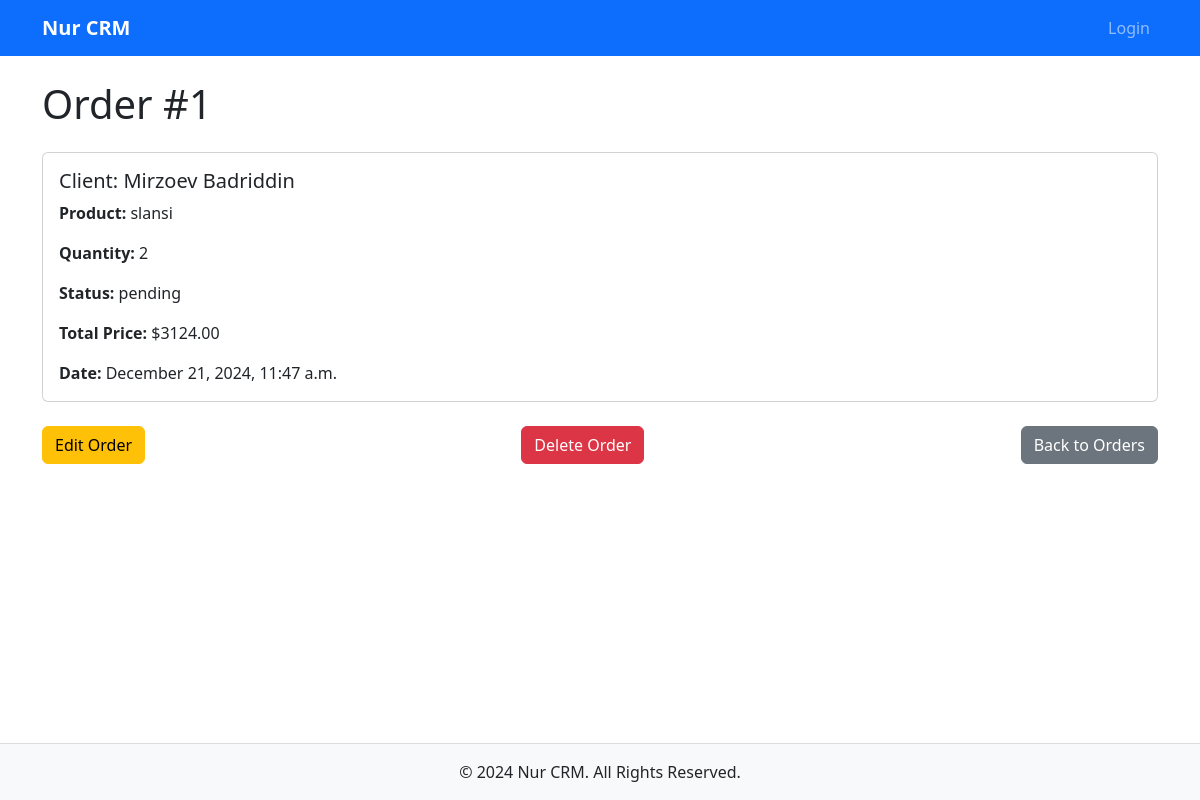
/nur/orders/1/, run on the app's committed database.
### Nur/models.py (models this page shows, shortened)
class Order(models.Model):
    user = models.ForeignKey("Nur.CustomUser", on_delete=models.CASCADE)
    client = models.ForeignKey("Nur.Client", on_delete=models.CASCADE, related_name="orders")
    product = models.ForeignKey("Nur.Product", on_delete=models.CASCADE, related_name="orders")
    quantity = models.PositiveIntegerField(default=0)
    price_at_purchase = models.DecimalField(max_digits=15, decimal_places=2)
    total_price = models.DecimalField(max_digits=15, decimal_places=2)
    created_at = models.DateTimeField(auto_now_add=True)
    status = models.CharField(max_length=50, choices=[('pending', 'Pending'), ('completed', 'Completed'), ('cancelled', 'Cancelled')])

class Client(models.Model):
    user = models.ForeignKey("Nur.CustomUser", on_delete=models.CASCADE, related_name="clients")
    name = models.CharField(max_length=50)
    last_name = models.CharField(max_length=50)
    phone_number = models.CharField(max_length=20, null=True, blank=True)
    email = models.EmailField(null=True, blank=True)
    address = models.TextField(null=True, blank=True)
    created_at = models.DateTimeField(auto_now_add=True)
    updated_at = models.DateTimeField(auto_now=True)
    is_active = models.BooleanField(default=True)
    balance = models.DecimalField(max_digits=15, decimal_places=2,default=0)

class Product(models.Model):
    user = models.ForeignKey("Nur.CustomUser", on_delete=models.CASCADE)
    category = models.ForeignKey("Nur.Category", on_delete=models.CASCADE, related_name="products")
    title = models.CharField(max_length=50, null=True, blank=True)
    index = models.CharField(max_length=50, unique=True, db_index=True, help_text="Unique identifier for the product")
    colour = models.ForeignKey("Nur.Colour", on_delete=models.CASCADE, related_name="products")
    price = models.DecimalField(max_digits=15, decimal_places=2, help_text="Current product price")
    cost_price = models.DecimalField(max_digits=15, decimal_places=2, help_text="Product cost price")  # Add this field
    up_to = models.DecimalField(max_digits=15, decimal_places=2, validators=[MinValueValidator(0)], help_text="Maximum quantity available")
    sold = models.DecimalField(max_digits=15, decimal_places=2, validators=[MinValueValidator(0)], help_text="Total quantity sold")
    created_at = models.DateTimeField(auto_now_add=True)
    updated_at = models.DateTimeField(auto_now=True)
    is_active = models.BooleanField(default=True)

### Nur/views.py (the view)
# urls.py: path("orders/<int:pk>/", OrderDetailView.as_view(), name="order-detail"),
class OrderDetailView(generic.DetailView):
    model = Order
    template_name = "orders/order_detail.html"

### templates/orders/order_detail.html (shortened to what this page needs)
{% extends "main/base.html" %}
{% block content %}
<h1 class="mb-4">Order #{{ object.id }}</h1>
<div class="card mb-4">
    <div class="card-body">
        <h5 class="card-title">Client: {{ object.client.name }}</h5>
        <p class="card-text"><strong>Product:</strong> {{ object.product.title }}</p>
        <p class="card-text"><strong>Quantity:</strong> {{ object.quantity }}</p>
        <p class="card-text"><strong>Status:</strong> {{ object.status }}</p>
        <p class="card-text"><strong>Total Price:</strong> ${{ object.total_price }}</p>
        <p class="card-text"><strong>Date:</strong> {{ object.created_at|date:"F j, Y, g:i a" }}</p>
    </div>
</div>
<div class="d-flex justify-content-between">
    <a href="{% url 'order-edit' object.id %}" class="btn btn-warning">Edit Order</a>
    <a href="{% url 'order-delete' object.id %}" class="btn btn-danger">Delete Order</a>
    <a href="{% url 'order-list' %}" class="btn btn-secondary">Back to Orders</a>
</div>
{% endblock %}

### templates/main/base.html (style rules this page uses)
body { padding-top: 56px; min-height: 100vh; display: flex; flex-direction: column; }

### data on the page
Order: id "1", client.name "Mirzoev Badriddin", product "slansi", quantity "2", status "pending", total_price "3124.00", created_at "December 21, 2024, 11:47 a.m."
